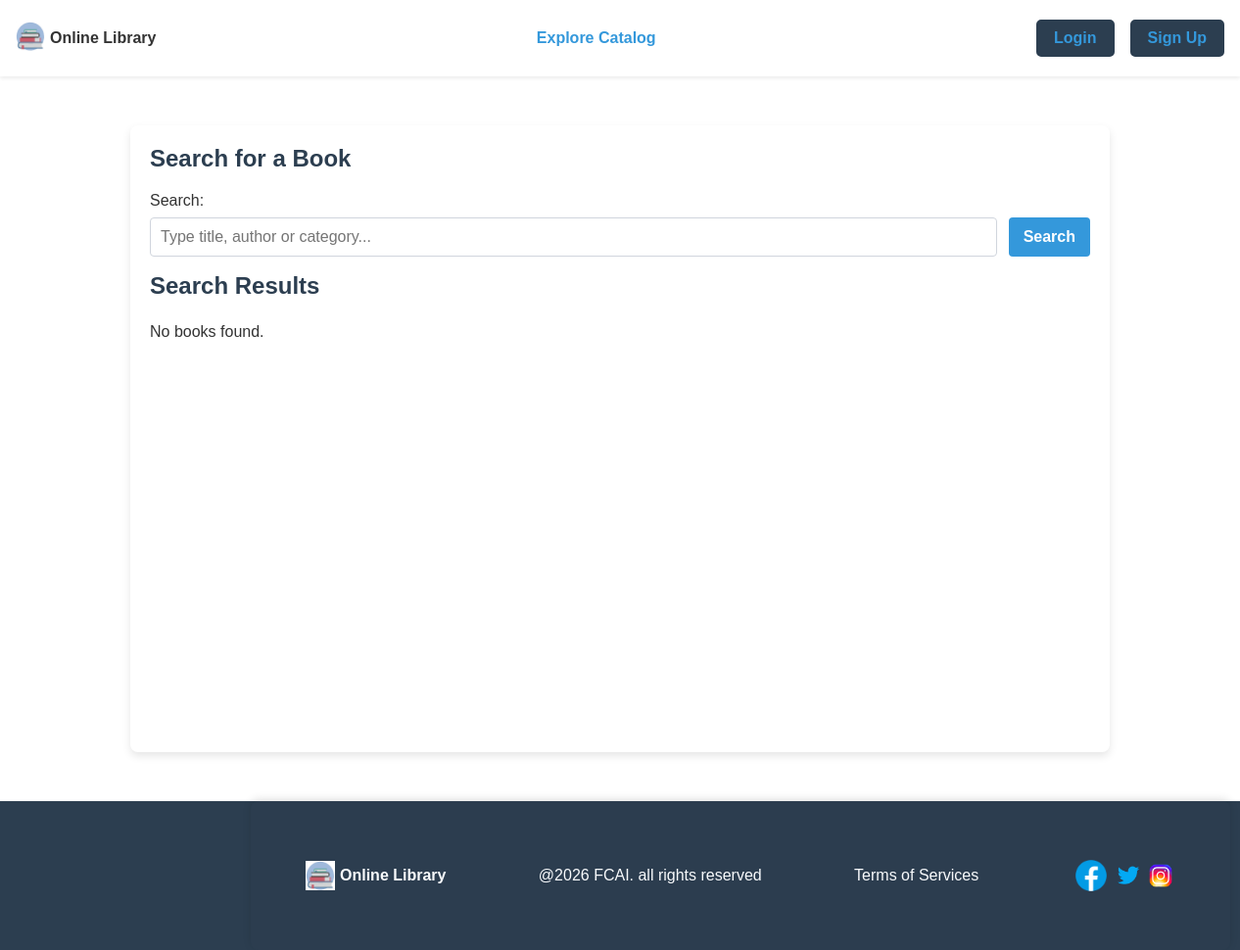
/search/, run on an earlier commit of the app's database.
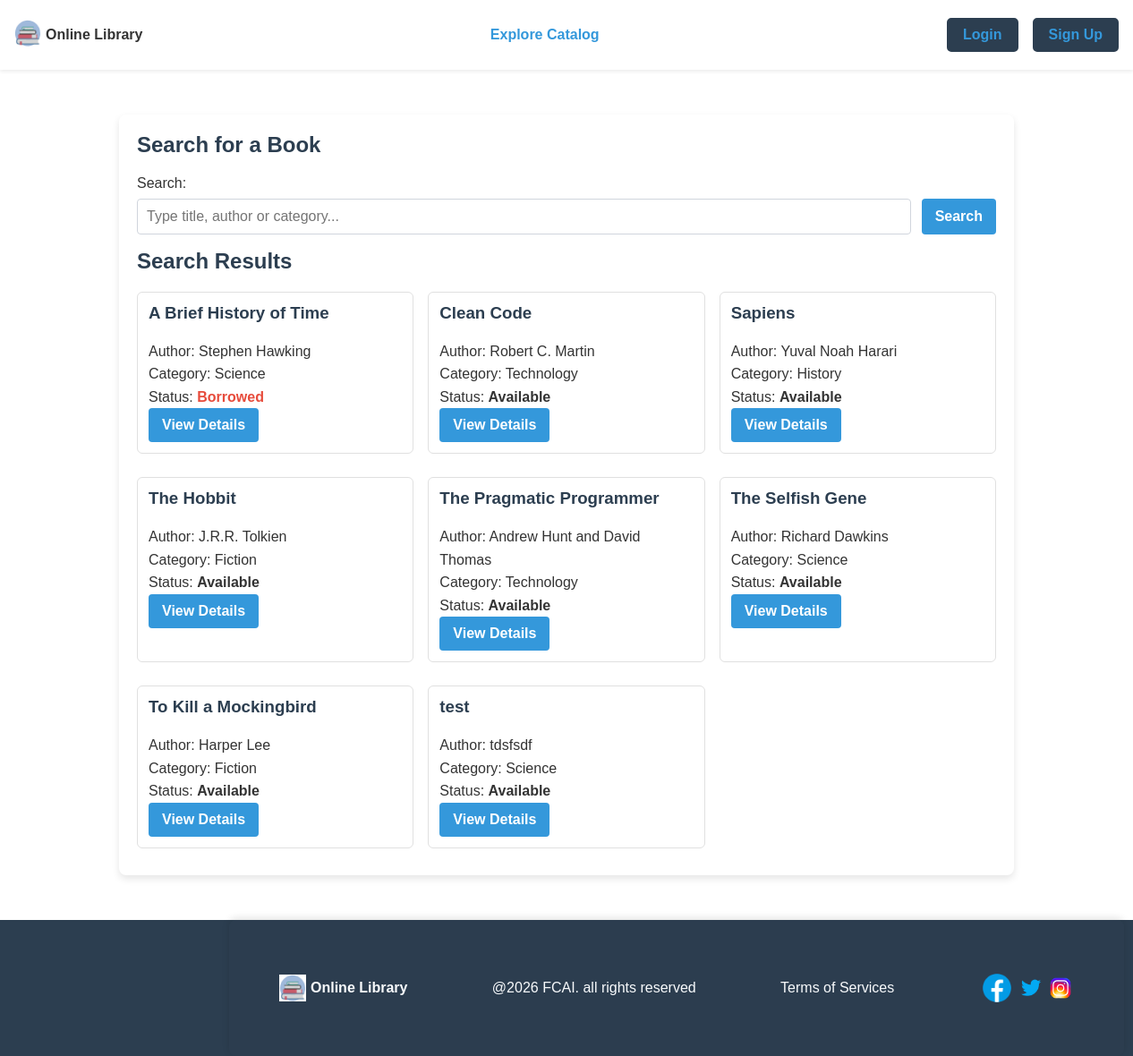
And on a later commit of the database.
### books/models.py (models this page shows, shortened)
class Book(models.Model):
    STATUS_AVAILABLE = 'available'
    STATUS_BORROWED = 'borrowed'
    STATUS_CHOICES = [
        (STATUS_AVAILABLE, 'Available'),
        (STATUS_BORROWED, 'Borrowed'),
    ]
    title = models.CharField(max_length=100)
    author = models.CharField(max_length=100)
    category = models.CharField(max_length=50)
    description = models.TextField()
    status = models.CharField(max_length=20, choices=STATUS_CHOICES, default=STATUS_AVAILABLE)

### books/views.py (the view)
# urls.py: path('search/', views.search_books, name='search'),
def search_books(request):
    query = request.GET.get('q', '').strip()
    books = Book.objects.all().order_by('title')
    if query:
        books = books.filter(
            Q(title__icontains=query) |
            Q(author__icontains=query) |
            Q(category__icontains=query)
        )
    context = {
        'books': books,
        'query': query,
    }
    return render(request, 'search_books.html', context)

### templates/search_books.html
{% extends 'index.html' %}
{% block content %}
<main class="container">
    <section>
        <h2>Search for a Book</h2>
        <form method="GET" class="search-form">
            <label for="searchInput">Search: </label>
            <div class="search-bar">
                <input
                    type="text"
                    id="searchInput"
                    name="q"
                    class="formInput"
                    placeholder="Type title, author or category..."
                    value="{{ query }}"
                >
                <button type="submit" class="btn">Search</button>
            </div>
        </form>
    </section>
    <section>
        <h2>Search Results</h2>
        {% if books %}
            <div class="books-grid">
                {% for book in books %}
                    <article class="book-card">
                        <h3>{{ book.title }}</h3>
                        <p>Author: {{ book.author }}</p>
                        <p>Category: {{ book.category }}</p>
                        <p>Status:
                            <strong {% if book.status != 'available' %}style="color: var(--error-color);"{% endif %}>
                                {{ book.status|title }}
                            </strong>
                        </p>
                        <a href="{% url 'book_detail' book.id %}" class="btn">View Details</a>
                    </article>
                {% endfor %}
            </div>
        {% else %}
            <p>No books found{% if query %} for "{{ query }}"{% endif %}.</p>
        {% endif %}
    </section>
</main>
{% endblock %}

### templates/index.html (shortened to what this page needs)
{% load static %}
<!DOCTYPE html>
<html lang="en">
<head>
    <link rel="stylesheet" href="{% static 'css/style.css' %}?v=1.1">
    <link rel="stylesheet" href="{% static 'css/queries.css' %}?v=1.1">
</head>
<body class="background-img">
    <nav class="navbar">
        <div class="iconName">
            <a href="{% url 'home' %}">
                <img src="{% static 'images/icon.png' %}" alt="icon" width="30px">
            </a>
            <b>Online Library</b>
        </div>
        {% if user.is_authenticated %}
            {% if user.is_staff %}
                <div class="pageOptions">
                    <a href="{% url 'admin_books' %}">Manage Books</a>
                    <a href="{% url 'add_book' %}">Add Book</a>
                    <a href="{% url 'add_admin' %}">Add Admin</a>
                    <a href="{% url 'profile' %}">Profile</a>
                </div>
            {% else %}
                <div class="pageOptions">
                    <a href="{% url 'search' %}">Search for Books</a>
                    <a href="{% url 'borrowed_books' %}">My Borrowed Books</a>
                    <a href="{% url 'profile' %}">Profile</a>
                </div>
            {% endif %}
            <div class="logContainer">
                <p class="userGreeting">Welcome, {{ user.username }}</p>
                <a href="{% url 'logout' %}" class="navbarBtns">Logout</a>
            </div>
        {% else %}
            <div>
                <a href="{% url 'search' %}">Explore Catalog</a>
            </div>
            <div class="logContainer">
            <a href="{% url 'login' %}" class="navbarBtns">Login</a>
            <a href="{% url 'signup' %}" class="navbarBtns">Sign Up</a>
            </div>
        {% endif %}
    </nav>
    {% block content %}{% endblock %}
    <footer>
        <div class="footer">
            <div class="iconName">
                <img src="{% static 'images/icon.png' %}" alt="icon" width="30px">
                <b>Online Library</b>
            </div>
            <p>@2026 FCAI. all rights reserved </p>
            <p>Terms of Services</p>
            <div class="socialMediaIcons">
                <img src="{% static 'images/facebook.png' %}" alt="Facebook icon" width="40px">
                <img src="{% static 'images/twitter.png' %}" alt="Twitter icon" width="30px">
                <img src="{% static 'images/instagram.png' %}" alt="Instagram icon" width="30px">
            </div>
        </div>
    </footer>
</body>
</html>

### books/static/css/style.css (style rules this page uses)
:root { --primary-color: #2c3e50; --secondary-color: #3498db; --background-color: #f4f4f9; --text-color: #333333; --error-color: #e74c3c; --font-family: Arial, sans-serif; }
* { box-sizing: border-box; }
body { font-family: var(--font-family), sans-serif; color: var(--text-color); margin: 0; padding: 0; background-image: linear-gradient(rgba(255, 255, 255, 0.45), rgba(255, 255, 255, 0.45)), url("../images/background.jpg"); background-repeat: no-repeat; background-size: cover; background-position: center; background-attachment: fixed; min-height: 100vh; }
a { text-decoration: none; }
p { margin: 0 auto; line-height: 1.6; }
.container { max-width: 1000px; min-height: 80vh; margin: 0 auto 50px; padding: 20px; background: white; border-radius: 8px; box-sizing: border-box; box-shadow: 0 4px 8px rgba(0, 0, 0, 0.1); }
.navbar { display: flex; align-items: center; justify-content: space-between; gap: 10px; padding: 20px 16px; background: white; box-shadow: 0 2px 4px rgba(0, 0, 0, 0.08); margin-bottom: 50px; }
.navbar a { color: var(--secondary-color); font-weight: 600; }
.btn { display: inline-block; background-color: var(--secondary-color); color: white; padding: 10px 15px; border: none; border-radius: 4px; cursor: pointer; font-weight: 600; box-sizing: border-box; width: auto; text-align: center; }
input, select, textarea { font: inherit; width: 100% }
button { font: inherit; }
input, select, textarea { padding: 10px; border: 1px solid #d0d5dd; border-radius: 4px; width: 100%; margin-bottom: 10px; }
article { padding: 12px; border: 1px solid #e0e0e0; border-radius: 6px; margin-bottom: 10px; background: #ffffff; }
.book-card { transition: box-shadow 0.3s ease, transform 0.3s ease; }
h1, h2, h3, h4 { color: var(--primary-color); margin-top: 0; }
.navbarBtns { text-decoration: none; background-color: var(--primary-color); color: #fff; padding: 0.5rem 1rem; border: 2px solid var(--primary-color); border-radius: 5px; transition: 0.5s; cursor: pointer; }
.logContainer { display: flex; gap: 1rem; align-items: center; justify-content: center; }
.books-grid { display: grid; grid-template-columns: repeat(auto-fit, minmax(240px, 1fr)); gap: 1rem; margin-top: 1rem; }
.search-form label { display: block; margin-bottom: 0.5rem; }
.search-bar { display: flex; align-items: stretch; gap: 0.75rem; margin-bottom: 1rem; }
.search-bar input { margin-bottom: 0; flex: 1; }
.search-bar .btn { white-space: nowrap; align-self: stretch; }
.footer { display: flex; justify-content: space-between; align-items: center; gap: 1rem; padding: 1.5rem 2rem; background: rgba(44, 62, 80, 0.96); color: #f8fafc; box-shadow: 0 -2px 8px rgba(0, 0, 0, 0.12); width: min(1000px, calc(100% - 22px)); margin: 0 auto 12px; border-radius: 8px; }
.iconName { display: flex; align-items: center; gap: 0.75rem; }
.footer .iconName, .footer p { color: #f8fafc; margin: 0; }
.socialMediaIcons { display: flex; align-items: center; gap: 0.75rem; }
.iconName { display: flex; align-items: center; gap: 5px; }
.socialMediaIcons { display: flex; align-items: center; gap: 0.2rem; }
footer { width: 100%; background-color: var(--primary-color); color: #fff; text-align: center; }
.footer { position: relative; margin: 0 16rem; display: flex; gap: 0.5rem; padding: 3.5rem; align-items: center; }

What changed in the data, as far as the page shows it:
added Book: title "A Brief History of Time", author "Stephen Hawking", category "Science", status "Borrowed"
added Book: title "Clean Code", author "Robert C. Martin", category "Technology", status "Available"
added Book: title "Sapiens", author "Yuval Noah Harari", category "History", status "Available"
added Book: title "The Hobbit", author "J.R.R. Tolkien", category "Fiction", status "Available"
added Book: title "The Pragmatic Programmer", author "Andrew Hunt and David Thomas", category "Technology", status "Available"
added Book: title "The Selfish Gene", author "Richard Dawkins", category "Science", status "Available"
added Book: title "To Kill a Mockingbird", author "Harper Lee", category "Fiction", status "Available"
added Book: title "test", author "tdsfsdf", category "Science", status "Available"
Also different on the page:
text no longer shown: "No books found ."
